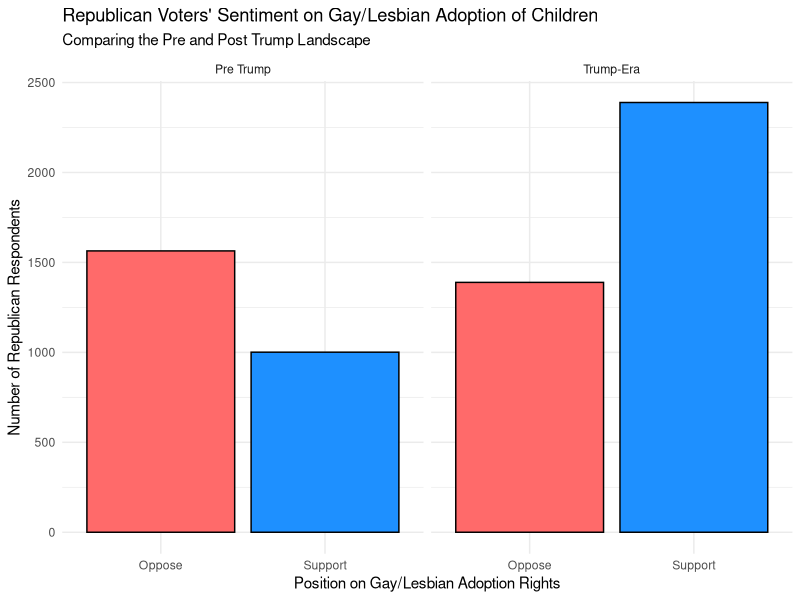

Generate this figure with R:
## ---- chunk 1
library(tidyverse)
library(readr)
library(dplyr)
anes_data <- read_csv("anes_condensed.csv")
## ---- chunk 2
anes_republican <- anes_data |>
  filter(VCF0302 == 1) |>
  select(
    Year = VCF0004,
    Party = VCF0302,
    Gay_Adopt = VCF0878
  ) |>
  mutate(Era = ifelse(Year < 2016, "Pre Trump", "Trump-Era")) |>
  filter(Gay_Adopt != 8) |>
  mutate(Gay_Adopt = ifelse(Gay_Adopt == 1, "Support", "Oppose")) |>
  drop_na(Gay_Adopt)
## ---- chunk 3
ggplot(anes_republican, aes( x = Gay_Adopt, fill = Gay_Adopt)) +
  geom_bar(color = "black") +
  facet_wrap(~Era) +
  #Separate colors for oppose and support
  scale_fill_manual(values = c("Oppose" = "indianred1", "Support" = "dodgerblue"))+
  labs(
    title = "Republican Voters' Sentiment on Gay/Lesbian Adoption of Children",
    subtitle = "Comparing the Pre and Post Trump Landscape",
    x = "Position on Gay/Lesbian Adoption Rights",
    y = "Number of Republican Respondents"
  ) +
  theme_minimal() +
  #remove legend
  theme(legend.position = "none")
## ---- chunk 4
library(knitr)
sum_up_table <- anes_republican |>
  group_by(Era, Gay_Adopt) |>
  summarize(Count = n())
kable(sum_up_table, col.names = c("Era", "Position on LGBT+ Adoption of Children", "Number of Respondents"),
      caption = "Pre and Post-Trump Sentiment on LGBT Child Adoption")
